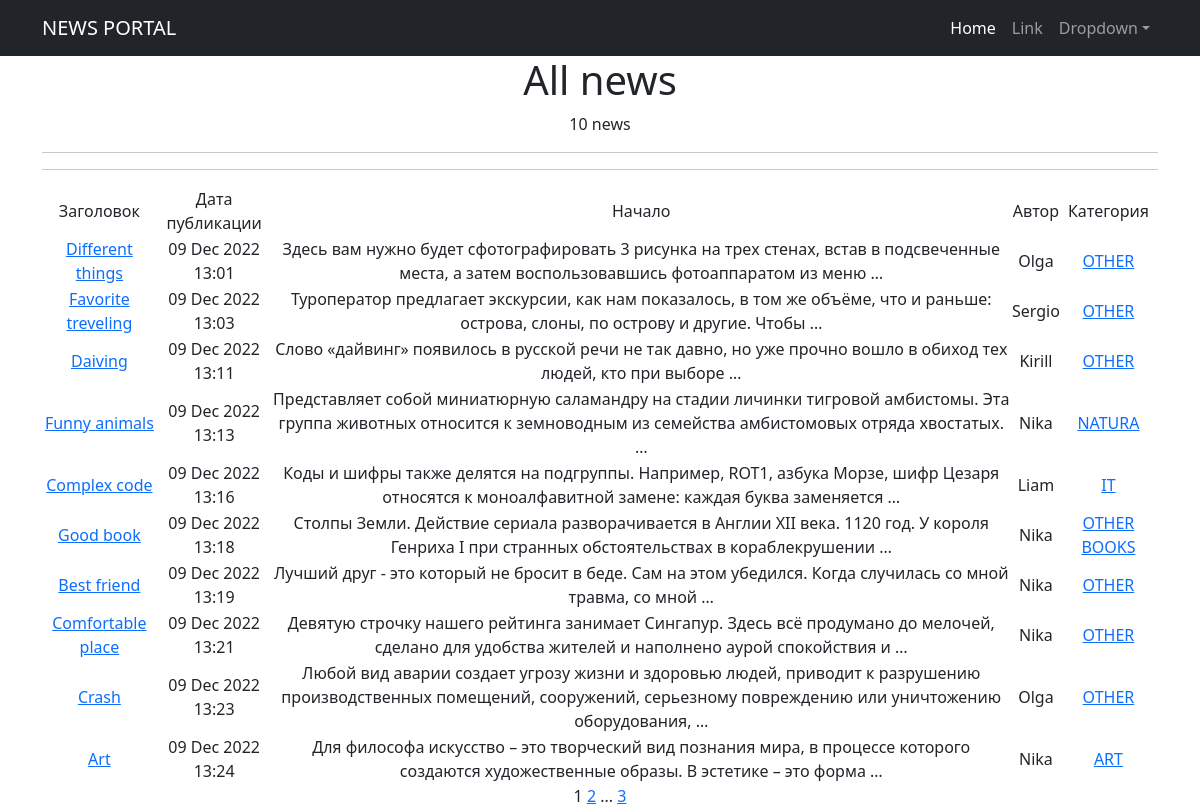
The page /news/ on the database as committed earlier.
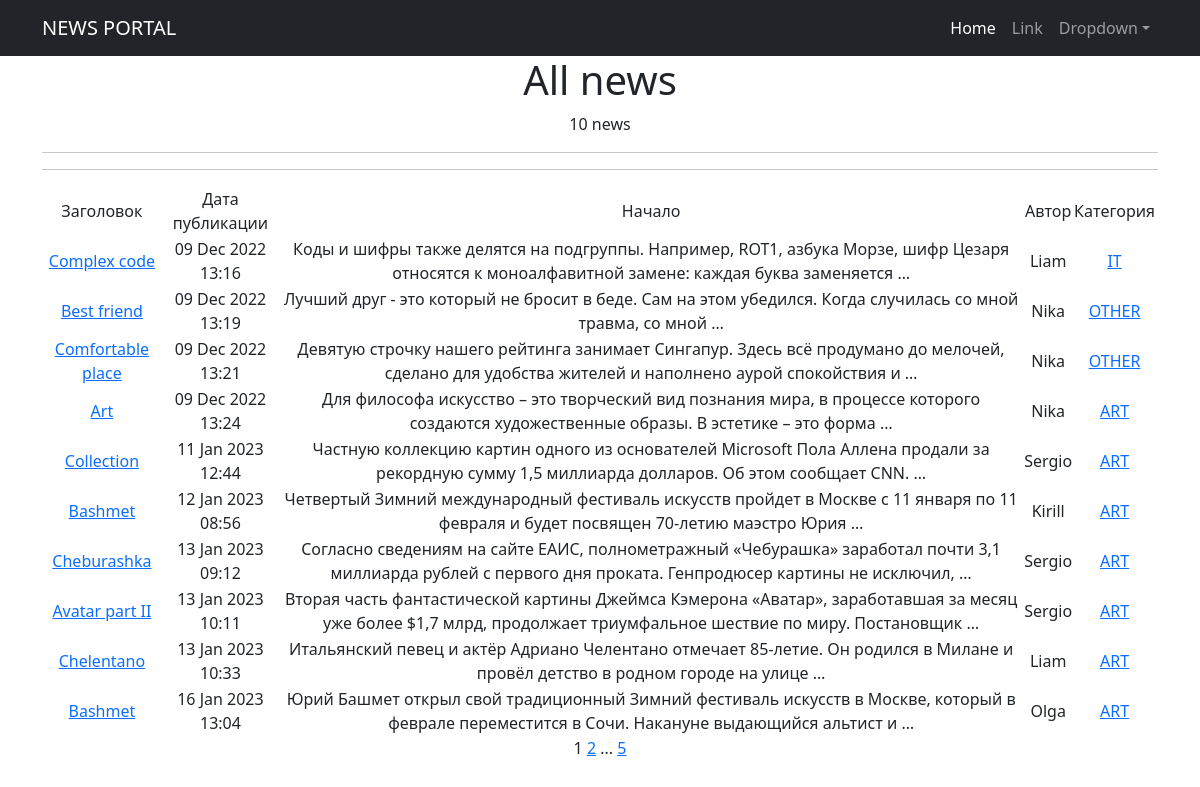
The same page on the database as committed later.
### news/models.py (models this page shows, shortened)
class Post(models.Model):
    author = models.ForeignKey(Author, on_delete=models.CASCADE)
    NEWS = 'NW'
    ARTICLE = 'AR'
    CATEGORY_CHOICES = (
        (NEWS, "Новость"),
        (ARTICLE, "Статья"),
    )
    categoryType = models.CharField(max_length=2, choices=CATEGORY_CHOICES, default=ARTICLE)
    dateCreation = models.DateTimeField(auto_now_add=True)
    postCategory = models.ManyToManyField(Category, through="PostCategory")
    title = models.CharField(max_length=128)
    text = models.TextField()
    rating = models.IntegerField(default=0)

class Author(models.Model):
    authorUser = models.OneToOneField(User, on_delete=models.CASCADE)
    ratingAuthor = models.IntegerField(default=0)

class Category(models.Model):
    name = models.CharField(max_length=64, unique=True)
    subscribers = models.ManyToManyField(User, related_name='categories')
    def __str__(self):
        return self.name
    class Meta:
        verbose_name = 'Категория'
        verbose_name_plural = 'Категории'
        ordering = ['-name']

### news/views.py (the view)
# urls.py: path('', NewsList.as_view(), name='post_list'),
class NewsList(ListView):
    model = Post
    ordering = 'title'
    template_name = 'flatpages/news.html'
    context_object_name = 'news'
    paginate_by = 10
    def get_context_data(self, **kwargs):
        context = super().get_context_data(**kwargs)
        context['time_create'] = Post.dateCreation
        context['next_new'] = None
        return context

### news/templatetags/post_filters.py (called while the page is built)
@register.filter()
def censor(value):
    bad_words = ('карнишон', 'тупой', 'склизкий')
    if not isinstance(value, str):
        raise TypeError(f"unresolved type '{type(value)}' expected type 'str'")
    for word in value.split():
        if word.lower() in bad_words:
            value = value.replace(word, f"{word[0]}{'*'*(len(word) -1)}")
    return value

### templates/flatpages/news.html (shortened to what this page needs)
{% extends 'flatpages/default.html' %}
{% load post_filters %}
{% load post_tags %}
{% block content %}
    <h1>All news</h1>
    <tr><h7>{{ news|length }} news</h7></tr>
    <hr>
    {% if news %}
    <hr>
        <table>
            <tr>
                <td>Заголовок</td>
                <td>Дата публикации</td>
                <td>Начало</td>
                <td>Автор</td>
                <td>Категория</td>
            </tr>
            {% for new in news|dictsort:'dateCreation' %}
            <tr>
                <td><a href="{% url 'post_detail' new.id %}">{{ new.title|censor }}</a></td>
                <td>{{ new.dateCreation|date:'d M Y H:i' }}</td>
                <td>{{ new.text|truncatewords:20|censor }}</td>
                <td>{{ new.author.authorUser.username }}</td>
                <td>
                    {% for category in new.postCategory.all %}
                    <a href="{% url 'category_list' category.id %}">{{ category }}</a>
                    {% endfor %}
                </td>
                <td>
                </td>
            </tr>
            {% endfor %}
        </table>
    {% else %}
        <h2>Новостей нет</h2>
    {% endif %}
    {{ page_obj.number }}
    {% if page_obj.has_next %}
        <a href="?page={{ page_obj.next_page_number }}">{{ page_obj.next_page_number }}</a>
        {% if paginator.num_pages != page_obj.next_page_number %}
            ...
            <a href="?page={{ page_obj.paginator.num_pages }}">{{ page_obj.paginator.num_pages }}</a>
        {% endif %}
    {% endif %}
{% endblock content %}

Rows that differ between the two databases and show on the page:
no longer on this page (row unchanged): Post: title|censor "Different things", dateCreation "09 Dec 2022 13:01", text|censor "Здесь вам нужно будет сфотографировать 3 рисунка на трех стенах, встав в подсвеченные места, а затем воспользовавшись фотоаппаратом из меню …", author.authorUser.username "Olga", Category (name "OTHER")
no longer on this page (row unchanged): Post: title|censor "Favorite treveling", dateCreation "09 Dec 2022 13:03", text|censor "Туроператор предлагает экскурсии, как нам показалось, в том же объёме, что и раньше: острова, слоны, по острову и другие. Чтобы …", author.authorUser.username "Sergio", Category (name "OTHER")
no longer on this page (row unchanged): Post: title|censor "Daiving", dateCreation "09 Dec 2022 13:11", text|censor "Слово «дайвинг» появилось в русской речи не так давно, но уже прочно вошло в обиход тех людей, кто при выборе …", author.authorUser.username "Kirill", Category (name "OTHER")
no longer on this page (row unchanged): Post: title|censor "Funny animals", dateCreation "09 Dec 2022 13:13", text|censor "Представляет собой миниатюрную саламандру на стадии личинки тигровой амбистомы. Эта группа животных относится к земноводным из семейства амбистомовых отряда хвостатых. …", author.authorUser.username "Nika"
no longer on this page (row unchanged): Category: name "NATURA", shown under "Funny animals"
no longer on this page (row unchanged): Post: title|censor "Good book", dateCreation "09 Dec 2022 13:18", text|censor "Столпы Земли. Действие сериала разворачивается в Англии XII века. 1120 год. У короля Генриха I при странных обстоятельствах в кораблекрушении …", author.authorUser.username "Nika", Category (name "OTHER")
no longer on this page (row unchanged): Category: name "BOOKS", shown under "Good book"
no longer on this page (row unchanged): Post: title|censor "Crash", dateCreation "09 Dec 2022 13:23", text|censor "Любой вид аварии создает угрозу жизни и здоровью людей, приводит к разрушению производственных помещений, сооружений, серьезному повреждению или уничтожению оборудования, …", author.authorUser.username "Olga", Category (name "OTHER")
added Post: title|censor "Collection", dateCreation "11 Jan 2023 12:44", text|censor "Частную коллекцию картин одного из основателей Microsoft Пола Аллена продали за рекордную сумму 1,5 миллиарда долларов. Об этом сообщает CNN. …", author.authorUser.username "Sergio", Category (name "ART")
added Post: title|censor "Bashmet", dateCreation "12 Jan 2023 08:56", text|censor "Четвертый Зимний международный фестиваль искусств пройдет в Москве с 11 января по 11 февраля и будет посвящен 70-летию маэстро Юрия …", author.authorUser.username "Kirill", Category (name "ART")
added Post: title|censor "Cheburashka", dateCreation "13 Jan 2023 09:12", text|censor "Согласно сведениям на сайте ЕАИС, полнометражный «Чебурашка» заработал почти 3,1 миллиарда рублей с первого дня проката. Генпродюсер картины не исключил, …", author.authorUser.username "Sergio", Category (name "ART")
added Post: title|censor "Avatar part II", dateCreation "13 Jan 2023 10:11", text|censor "Вторая часть фантастической картины Джеймса Кэмерона «Аватар», заработавшая за месяц уже более $1,7 млрд, продолжает триумфальное шествие по миру. Постановщик …", author.authorUser.username "Sergio", Category (name "ART")
added Post: title|censor "Chelentano", dateCreation "13 Jan 2023 10:33", text|censor "Итальянский певец и актёр Адриано Челентано отмечает 85-летие. Он родился в Милане и провёл детство в родном городе на улице …", author.authorUser.username "Liam", Category (name "ART")
added Post: title|censor "Bashmet", dateCreation "16 Jan 2023 13:04", text|censor "Юрий Башмет открыл свой традиционный Зимний фестиваль искусств в Москве, который в феврале переместится в Сочи. Накануне выдающийся альтист и …", author.authorUser.username "Olga", Category (name "ART")
Other text that changed with them:
{{ page_obj.paginator.num_pages }}: "3" → "5"
